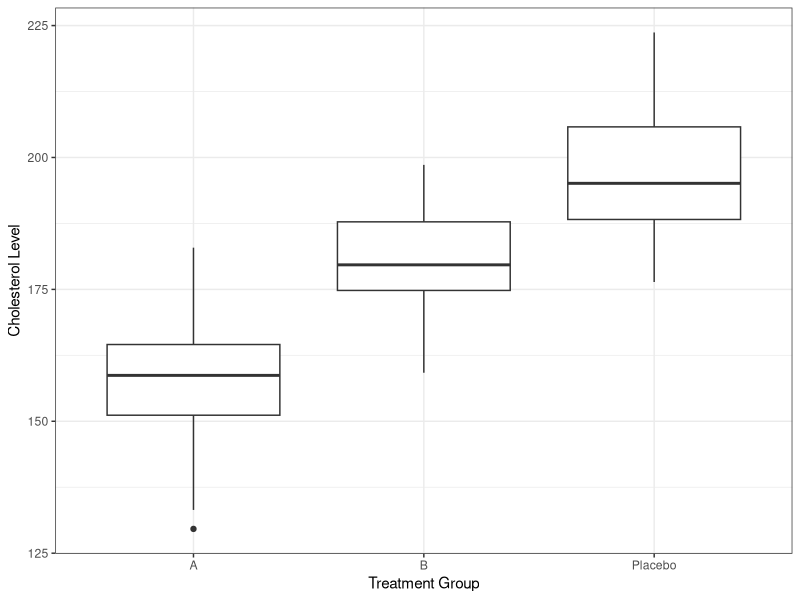

This figure's R source:
# R script for simulated/artificial data examples


## ---- packages --------
# make sure the packages are installed
# Load required packages
library(dplyr)
library(purrr)
library(lubridate)
library(ggplot2)


## ---- setup --------
# Set a seed for reproducibility
set.seed(123)
# Define the number of observations (patients) to generate
n_patients <- 100


## ---- makedata --------

# Create an empty data frame with placeholders for variables
syn_dat <- data.frame(
  PatientID = numeric(n_patients),
  Age = numeric(n_patients),
  Gender = character(n_patients),
  TreatmentGroup = character(n_patients),
  EnrollmentDate = lubridate::as_date(character(n_patients)),
  BloodPressure = numeric(n_patients),
  Cholesterol = numeric(n_patients),
  AdverseEvent = integer(n_patients)
)

# Variable 1: Patient ID
syn_dat$PatientID <- 1:n_patients

# Variable 2: Age (numeric variable)
syn_dat$Age <- round(rnorm(n_patients, mean = 45, sd = 10), 1)

# Variable 3: Gender (categorical variable)
syn_dat$Gender <- purrr::map_chr(sample(c("Male", "Female"), n_patients, replace = TRUE), as.character)

# Variable 4: Treatment Group (categorical variable)
syn_dat$TreatmentGroup <- purrr::map_chr(sample(c("A", "B", "Placebo"), n_patients, replace = TRUE), as.character)

# Variable 5: Date of Enrollment (date variable)
syn_dat$EnrollmentDate <- lubridate::as_date(sample(seq(from = lubridate::as_date("2022-01-01"), to = lubridate::as_date("2022-12-31"), by = "days"), n_patients, replace = TRUE))

# Variable 6: Blood Pressure (numeric variable)
syn_dat$BloodPressure <- round(runif(n_patients, min = 90, max = 160), 1)

# Variable 7: Cholesterol Level (numeric variable)
# Option 1: Cholesterol is independent of treatment
#syn_dat$Cholesterol <- round(rnorm(n_patients, mean = 200, sd = 30), 1)

# Option 2: Cholesterol is dependent on treatment
syn_dat$Cholesterol[syn_dat$TreatmentGroup == "A"] <- round(rnorm(sum(syn_dat$TreatmentGroup == "A"), mean = 160, sd = 10), 1)
syn_dat$Cholesterol[syn_dat$TreatmentGroup == "B"] <- round(rnorm(sum(syn_dat$TreatmentGroup == "B"), mean = 180, sd = 10), 1)
syn_dat$Cholesterol[syn_dat$TreatmentGroup == "Placebo"] <- round(rnorm(sum(syn_dat$TreatmentGroup == "Placebo"), mean = 200, sd = 10), 1)

# Variable 8: Adverse Event (binary variable, 0 = No, 1 = Yes)
# Option 1: Adverse events are independent of treatment
#syn_dat$AdverseEvent <- purrr::map_int(sample(0:1, n_patients, replace = TRUE, prob = c(0.8, 0.2)), as.integer)

# Option 2: Adverse events are influenced by treatment status
syn_dat$AdverseEvent[syn_dat$TreatmentGroup == "A"] <- purrr::map_int(sample(0:1, sum(syn_dat$TreatmentGroup == "A"), replace = TRUE, prob = c(0.5, 0.5)), as.integer)
syn_dat$AdverseEvent[syn_dat$TreatmentGroup == "B"] <- purrr::map_int(sample(0:1, sum(syn_dat$TreatmentGroup == "B"), replace = TRUE, prob = c(0.7, 0.3)), as.integer)
syn_dat$AdverseEvent[syn_dat$TreatmentGroup == "Placebo"] <- purrr::map_int(sample(0:1, sum(syn_dat$TreatmentGroup == "Placebo"), replace = TRUE, prob = c(0.9, 0.1)), as.integer)


# Print the first few rows of the generated data
head(syn_dat)

# Save the simulated data to a CSV and Rds file
write.csv(syn_dat, "syn_dat.csv", row.names = FALSE)
# if we wanted an RDS version
#saveRDS(syn_dat, here("data","syn_dat.Rds"))


## ---- checkdata --------
summary(syn_dat)
dplyr::glimpse(syn_dat)  

# Frequency table for adverse events stratified by treatment
table(syn_dat$AdverseEvent,syn_dat$TreatmentGroup)


# ggplot2 boxplot for cholesterol by treatment group
ggplot(syn_dat, aes(x = TreatmentGroup, y = Cholesterol)) +
  geom_boxplot() +
  labs(x = "Treatment Group", y = "Cholesterol Level") +
  theme_bw()



